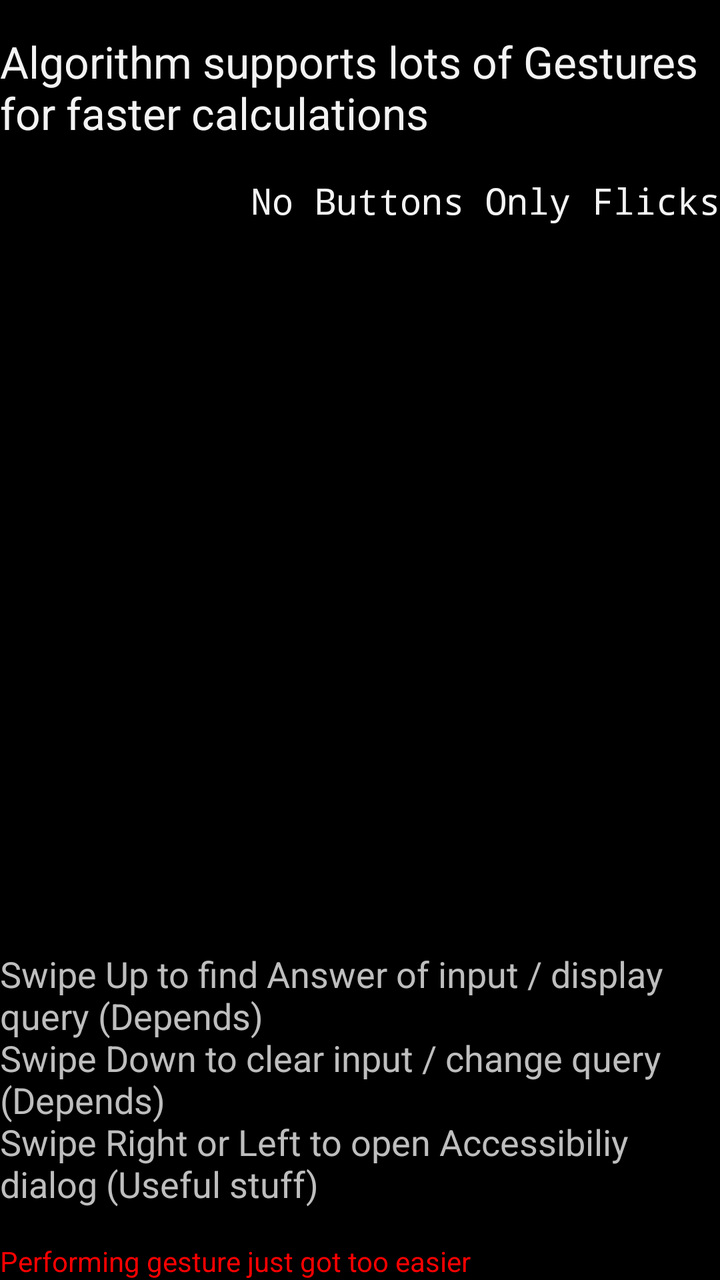
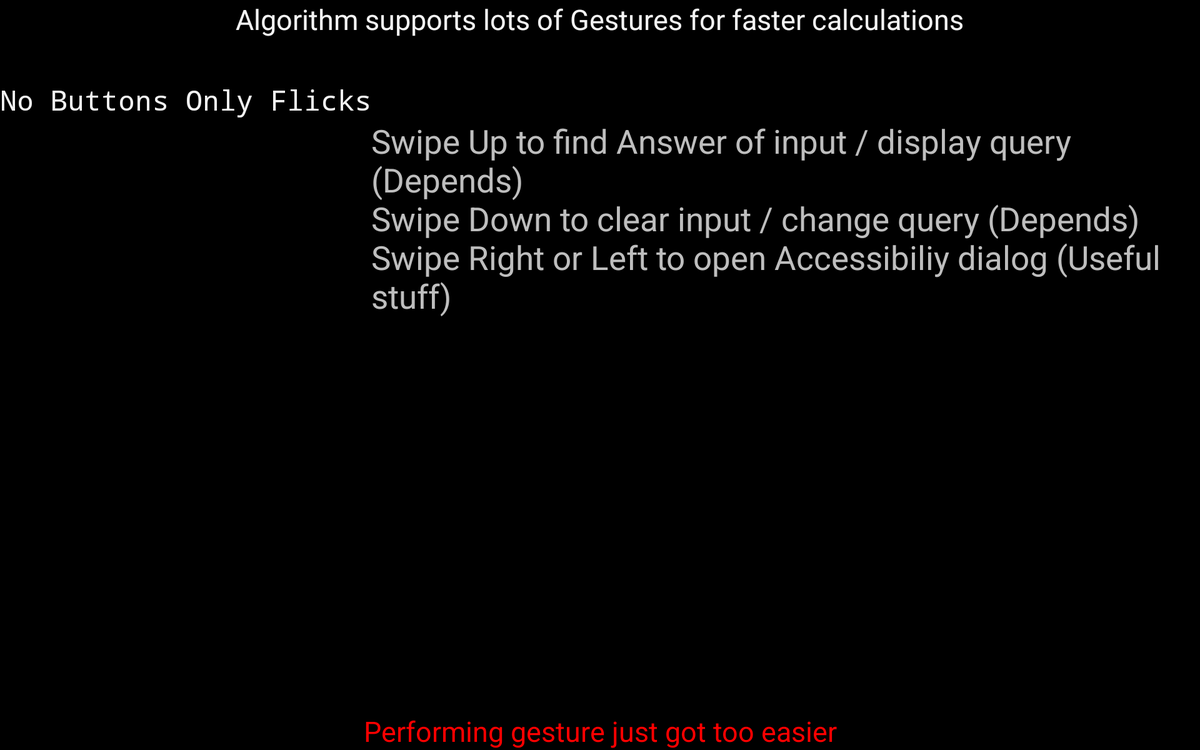

An Android layout and its configuration variant, each rendered on a device that would load it. The default file and the variant file are quoted in full after the pictures.
<!-- AndroidManifest.xml: application theme holo.redesign -->
<!-- res/layout/quick_gesture.xml -->
<RelativeLayout xmlns:android="http://schemas.android.com/apk/res/android"
    xmlns:tools="http://schemas.android.com/tools"
    android:layout_width="match_parent"
    android:layout_height="match_parent" >

    <TextView
        android:id="@+id/textView3"
        android:layout_width="wrap_content"
        android:layout_height="wrap_content"
        android:layout_alignParentLeft="true"
        android:layout_marginTop="16dp"
        android:text="@string/gesture_title"
        android:textAppearance="?android:attr/textAppearanceLarge" />

    <TextView
        android:id="@+id/textView5"
        android:layout_width="wrap_content"
        android:layout_height="wrap_content"
        android:layout_alignParentBottom="true"
        android:layout_alignParentLeft="true"
        android:gravity="center"
        android:text="@string/space_taunt"
        android:textColor="@color/red" />

    <TextView
        android:id="@+id/textView4"
        android:layout_width="wrap_content"
        android:layout_height="wrap_content"
        android:layout_alignParentRight="true"
        android:layout_below="@+id/textView3"
        android:layout_marginTop="17dp"
        android:text="@string/flicker_taunt"
        android:textAppearance="?android:attr/textAppearanceMedium"
        android:typeface="monospace" />

    <TextView
        android:id="@+id/textView2"
        android:layout_width="wrap_content"
        android:layout_height="wrap_content"
        android:layout_above="@+id/textView5"
        android:layout_alignParentLeft="true"
        android:layout_marginBottom="17dp"
        android:text="@string/gesture_summary"
        android:textSize="18sp" />

    <ImageView
        android:id="@+id/imageView1"
        android:layout_width="wrap_content"
        android:layout_height="wrap_content"
        android:layout_above="@+id/textView2"
        android:layout_alignParentLeft="true"
        android:layout_alignParentRight="true"
        android:layout_below="@+id/textView3"
        android:contentDescription="@string/ph_swipe"
        android:src="@drawable/swipe_up" />

</RelativeLayout>
<!-- resources referenced by this layout -->
<resources>
  <color name="red">#FF0000</color>
  <string name="flicker_taunt">No Buttons Only Flicks </string>
  <string name="gesture_summary">Swipe Up to find Answer of input / display query (Depends)\nSwipe Down to clear input / change query (Depends)
          \nSwipe Right or Left to open Accessibiliy dialog (Useful stuff)</string>
  <string name="gesture_title">Algorithm supports lots of Gestures for faster calculations</string>
  <string name="ph_swipe">Swipe up to begin</string>
  <string name="space_taunt">Performing gesture just got too easier</string>
  <!-- from res/values-v14/ -->
  <style name="holo.redesign" parent="@android:style/Theme.Holo" />
</resources>
<!-- res/layout-sw720dp/quick_gesture.xml (the repository's variant of the layout above) -->
<!-- drawn on a large tablet held sideways -->
<RelativeLayout xmlns:android="http://schemas.android.com/apk/res/android"
    xmlns:tools="http://schemas.android.com/tools"
    android:layout_width="match_parent"
    android:layout_height="match_parent" >

    <TextView
        android:id="@+id/textView2"
        android:layout_width="wrap_content"
        android:layout_height="wrap_content"
        android:layout_below="@+id/textView4"
        android:layout_toRightOf="@+id/textView4"
        android:text="@string/gesture_summary"
        android:textSize="35sp" />

    <TextView
        android:id="@+id/textView5"
        android:layout_width="wrap_content"
        android:layout_height="wrap_content"
        android:layout_alignParentBottom="true"
        android:layout_centerHorizontal="true"
        android:gravity="center"
        android:text="@string/space_taunt"
        android:textColor="@color/red"
        android:textSize="30sp" />

    <TextView
        android:id="@+id/textView3"
        android:layout_width="wrap_content"
        android:layout_height="wrap_content"
        android:layout_alignParentTop="true"
        android:layout_centerHorizontal="true"
        android:text="@string/gesture_title"
        android:textAppearance="?android:attr/textAppearanceLarge"
        android:textSize="30sp" />

    <TextView
        android:id="@+id/textView4"
        android:layout_width="wrap_content"
        android:layout_height="wrap_content"
        android:layout_alignParentLeft="true"
        android:layout_below="@+id/textView3"
        android:layout_marginTop="45dp"
        android:text="@string/flicker_taunt"
        android:textAppearance="?android:attr/textAppearanceMedium"
        android:textSize="30sp"
        android:typeface="monospace" />

    <ImageView
        android:id="@+id/imageView1"
        android:layout_width="wrap_content"
        android:layout_height="wrap_content"
        android:layout_alignParentLeft="true"
        android:layout_alignTop="@+id/textView4"
        android:contentDescription="@string/ph_swipe"
        android:src="@drawable/swipe_up" />

</RelativeLayout>
